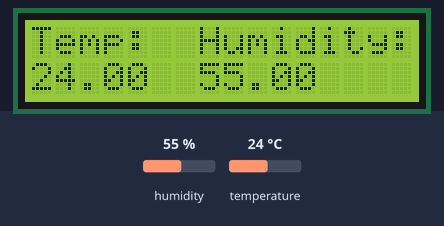
A sketch run on a simulated Arduino Uno, built with avr-gcc and run on an emulated ATmega328P. Parts: 16×2 character LCD. The test bench sets the inputs (shaded band); at power-on: humidity 55 %, temperature 24 °C.

Above: at 1.2 s.
1.3 s: humidity set to 22 %
At 3.3 s:
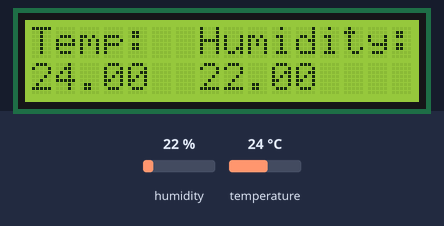
4.1 s: temperature set to 12 °C
At 6.0 s:
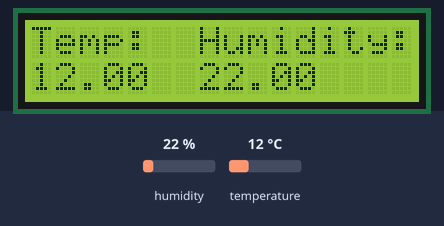
6.9 s: humidity set to 40 %
At 9.2 s:
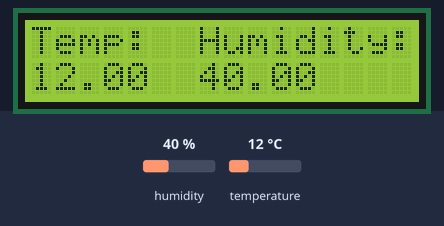
10.2 s: temperature set to 19 °C
At 12.0 s:
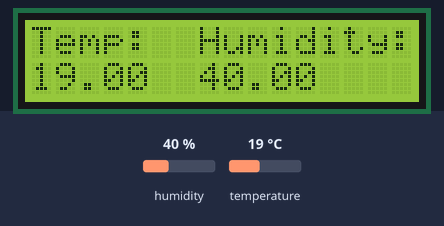
Timing chart, 0 to 13.5 s (numbered marks = the images above; inputs shaded):
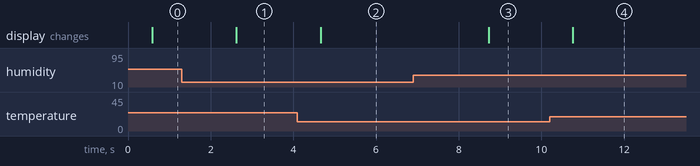

The sketch:

DTH_LCD.ino
```cpp
// Code for DTH values on 16x2 LCD
// include the library code:
#include <LiquidCrystal.h>
#include "DHT.h"

// set the DHT Pin
#define DHTPIN 8

// initialize the library with the numbers of the interface pins
LiquidCrystal lcd(12, 11, 5, 4, 3, 2);
#define DHTTYPE DHT11
DHT dht(DHTPIN, DHTTYPE);

void setup() {
  // set up the LCD's number of columns and rows:
  lcd.begin(16, 2);
  dht.begin();

  // Print a message to the LCD.
  lcd.print("Temp:  Humidity:");
}

void loop() {
  delay(500);
  // set the cursor to column 0, line 1
  // (note: line 1 is the second row, since counting begins with 0):
  lcd.setCursor(0, 1);
  // read humidity
  float h = dht.readHumidity();
  Serial.print(h);
  //read temperature in Fahrenheit
  float f = dht.readTemperature();


  lcd.print(f);
  lcd.setCursor(7,1);
  lcd.print(h);
}
```

Measured:
- after the input at 1.3 s, the display: changes after 1.3 s (image 1)
- after the input at 4.1 s, the display: changes after 0.56 s (image 2)
- after the input at 6.9 s, the display: changes after 1.8 s (image 3)
- after the input at 10.2 s, the display: changes after 0.56 s (image 4)
